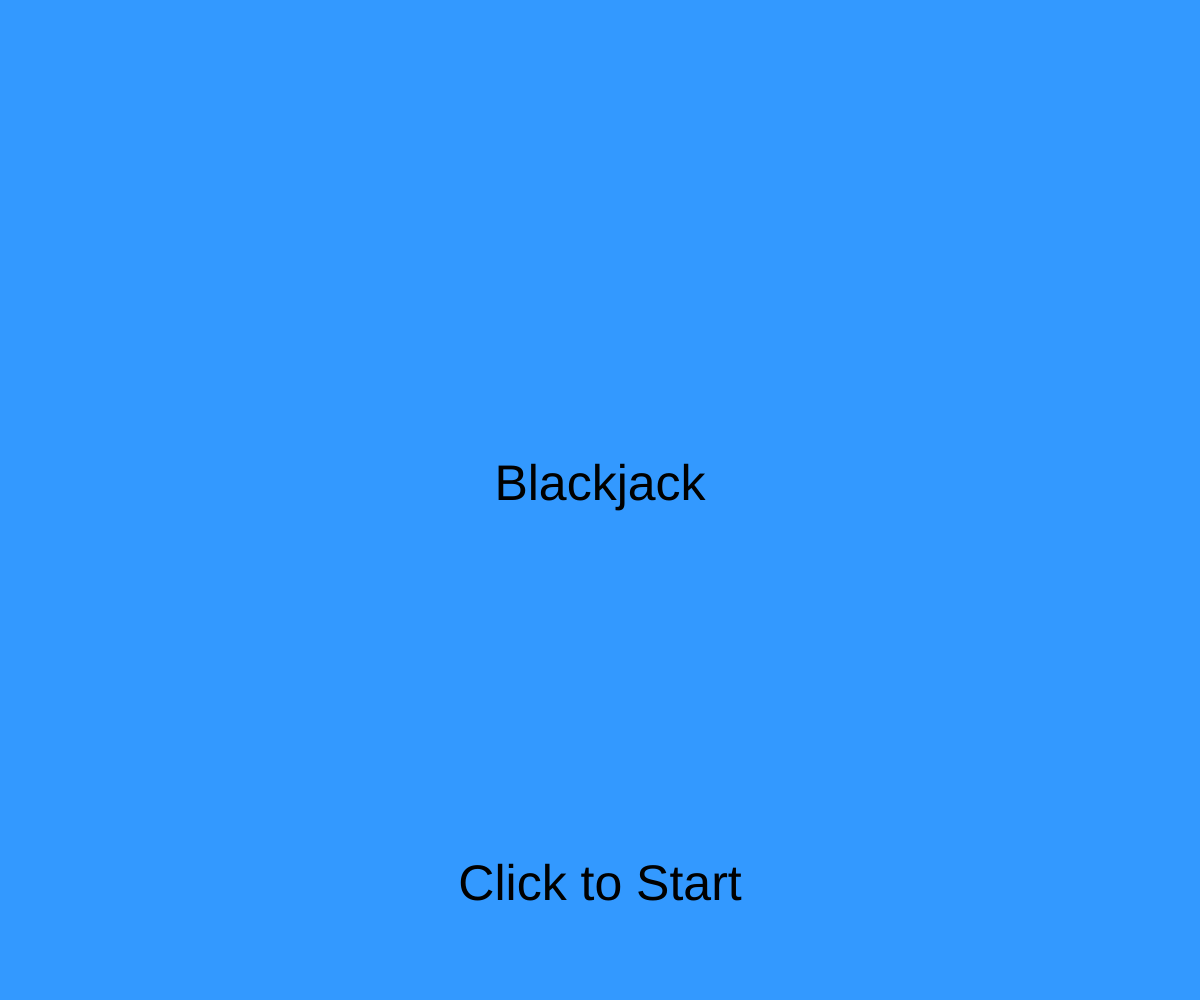
Frame 1 (no input)
Frame 60 (no input): identical to frame 1, image omitted
Frame 120 (the mouse pressed at the canvas centre since frame 60): identical to frame 1, image omitted

The p5.js sketch that drew this single still picture (run headless with seeded random() and noise() and a simulated clock; from frame 60 on, the mouse is pressed at the canvas centre):

// p5.js sketch
// ── sketch.js
// Arrays and Object Notation
// Michael Yang
// 10/8/2024
// Extra for Experts:
// Sound and Window Resizing


let gameState = "title"; // Can be "title", "gameStarted",
let suits = ["spades", "clubs", "hearts", "diamonds"];
let ranks = [2, 3, 4, 5, 6, 7, 8, 9, 10, "jack", "queen", "king" , "ace"];
let deck = []; // All cards are stored here unless removed
let drawCard = true;
let randomCard = [];
let playerHandAndScore = {
  playerHand: [],
  playerScore: [],
};

// Creates a deck with all 52 possible cards
function setup() {
  createCanvas(windowWidth, windowHeight);
  for (let s of suits) {
    for (let r of ranks) {
      deck.push(s + " " + r);
    }
  }
}

// Title screen to game 
function mouseClicked() {
  if (gameState === "title") {
    gameState = "gameStarted";
  }
}

// Title screen
function titleScreen() {
  background(51, 153, 255);
  textSize(50);
  textAlign(CENTER);

  text("Blackjack", width/2, height/2);
  text("Click to Start", width/2, height * 0.9);
}

// Draw a new card
function playerDraw() {
  if (drawCard === true) {
    let randomIndex = round(random(0, deck.length - 1)); 
    // Pick a random card
    randomCard = deck[randomIndex];
    playerHandAndScore.playerHand.push(randomCard);  
    updatePlayerScore();

    // Remove picked card from deck array
    deck.splice(randomIndex, 1);  
    drawCard = false;
  }

  text(randomCard, width / 2, height / 2); 
  text(playerHandAndScore.playerScore, width/2, height * 0.9);
}

function updatePlayerScore() {
  let randomCardValue = randomCard.slice(-1); 
  playerHandAndScore.playerScore += "" + randomCardValue +",";
}


// If user hits h for "hit" to draw another card
function hitCard() {
  keyPressed();
}

// Hit or stand
function keyPressed() {
  if (gameState !== "title") {
    if (key === 'h') {
      drawCard = true;
      playerDraw();
    }
  }
}

// Game state function
function stateChange() {
  if (gameState === "title") {
    titleScreen();
  }
  else if (gameState === "gameStarted") {
    background(220);
    playerDraw();
  }
}

function draw() {
  // Debugging logs
  console.log(gameState);
  console.log(deck);
  console.log(playerHandAndScore);
  console.log(randomCard);

  // Starts Game
  stateChange();
}
